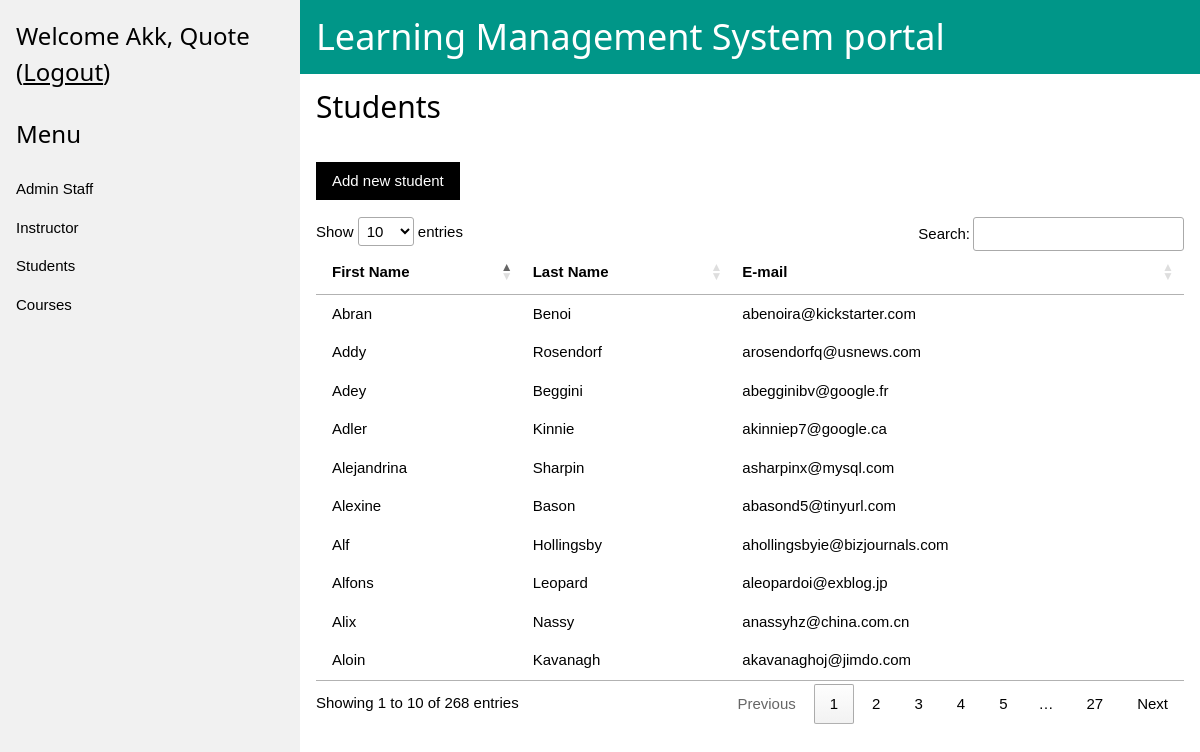
The app's page /classroom/lms-admin/students/ (signed in) with its own data.
### accounts/models.py (models this page shows)
class User(AbstractUser):
    USER_ROLE = (
        ('AD', 'System Admin'),
        ('LA', 'Admin'),
        ('IN', 'Instructor'),
        ('TA', 'Teaching Assistant'),
        ('ST', 'Student'),
    )
    user_type = models.CharField(max_length=2, choices=USER_ROLE)
    class Meta:
        permissions = (
            ('create_lms_admin', 'Create LMS Admin'),
            ('create_instructor', 'Create Instructor'),
            ('create_teaching_assistant', 'Create Teaching Assistant'),
            ('create_student', 'Create Student'),
        )

### classroom/views/lms_admin.py (the view)
class ChoiceList(TestLMSAdmin, ListView):
    def get_context_object_name(self, object_list):
        object_name = self.kwargs['choice']
        return object_name
    def get_queryset(self):
        choice = self.kwargs['choice']
        user_type = {
            'lms_admins': 'LA',
            'instructors': 'IN',
            'students': 'ST',
        }
        if choice in user_type:
            queryset = User.objects.filter(user_type=user_type[choice])
        elif choice == 'courses':
            queryset = Course.objects.all()
        else:
            raise Http404
        return queryset
    def get_template_names(self):
        template = {
            'lms_admins': r'classroom/lms_admin/lms_admins.html',
            'instructors': r'classroom/lms_admin/instructors.html',
            'students': r'classroom/lms_admin/students.html',
            'courses': r'classroom/lms_admin/courses.html',
        }[self.kwargs['choice']]
        return [template]

### classroom/views/lms_admin.py (called while the page is built)
    def test_func(self):
        if not self.request.user.is_authenticated:
            raise PermissionDenied
        if not self.request.user.groups.filter(name='Admin Role').exists():
            raise PermissionDenied
        return self.dispatch

### classroom/templates/classroom/lms_admin/students.html (shortened to what this page needs)
{% extends "classroom/lms_admin_base.html" %}
{% load static %}
{% block choice %}
    Students
{% endblock choice %}
{% block add_button %}
<button id="js-add-new-choice-btn" class="w3-button w3-black" data-href="{% url 'classroom:lms_admin_add' choice='student' %}">Add new student</button>
{% endblock add_button %}
{% block content %}
    <div class="w3-section w3-container">
        <table class="w3-table w3-bordered">
            <thead>
            <tr>
            <th>First Name</th>
            <th>Last Name</th>
            <th>E-mail</th>
            </tr>
            </thead>
            <tbody>
            {% for student in students %}
            <tr>
            <td>{{student.first_name}}</td>
            <td>{{student.last_name}}</td>
            <td>{{student.email}}</td>
            </tr>
            {% empty %}
            <tbody>
                <tr>
                    <td colspan="3" class="w3-grey w3-center">No data to display</td>
                </tr>
            </tbody>
            {% endfor %}
            </tbody>
        </table>
    </div>
{% endblock content %}

### classroom/templates/classroom/lms_admin_base.html (shortened to what this page needs)
{% extends "base.html" %}
{% load static %}
{% block boilerplate_html %}
<div class="w3-sidebar w3-light-grey w3-bar-block" style="width:25%">
  {% if user.is_authenticated %}
    <h3 class="w3-bar-item">Welcome {{user.first_name}}, {{user.last_name}} (<a href="{%url 'accounts:logout' %}">Logout</a>)</h3>
  {% endif %}
    <h3 class="w3-bar-item">Menu</h3>
    <a href="{% url 'classroom:lms_admin_view' choice='lms_admins' %}" class="w3-bar-item w3-button">Admin Staff</a>
    <a href="{% url 'classroom:lms_admin_view' choice='instructors' %}" class="w3-bar-item w3-button">Instructor</a>
    <a href="{% url 'classroom:lms_admin_view' choice='students' %}" class="w3-bar-item w3-button">Students</a>
    <a href="{% url 'classroom:lms_admin_view' choice='courses' %}" class="w3-bar-item w3-button">Courses</a>
  </div>
  <div style="margin-left:25%">
    <div class="w3-container w3-teal">
      <h1>Learning Management System portal</h1>
    </div>
      <div class="w3-container">
        <h2> {% block choice %}{% endblock choice %}  </h2>
        <br>
          {% block add_button %}{% endblock add_button %}
      </div>
      {% block content %}
      {% endblock content %}
  </div>
{% endblock boilerplate_html %}

### records on screen
User: first_name "Akk", last_name "Quote"
User: first_name "Addy", last_name "Rosendorf", email "arosendorfq@usnews.com"
User: first_name "Alejandrina", last_name "Sharpin", email "asharpinx@mysql.com"
User: first_name "Adey", last_name "Beggini", email "abegginibv@google.fr"
User: first_name "Alexine", last_name "Bason", email "abasond5@tinyurl.com"
User: first_name "Alix", last_name "Nassy", email "anassyhz@china.com.cn"
User: first_name "Alf", last_name "Hollingsby", email "ahollingsbyie@bizjournals.com"
User: first_name "Alfons", last_name "Leopard", email "aleopardoi@exblog.jp"
User: first_name "Aloin", last_name "Kavanagh", email "akavanaghoj@jimdo.com"
User: first_name "Adler", last_name "Kinnie", email "akinniep7@google.ca"
User: first_name "Abran", last_name "Benoi", email "abenoira@kickstarter.com"
